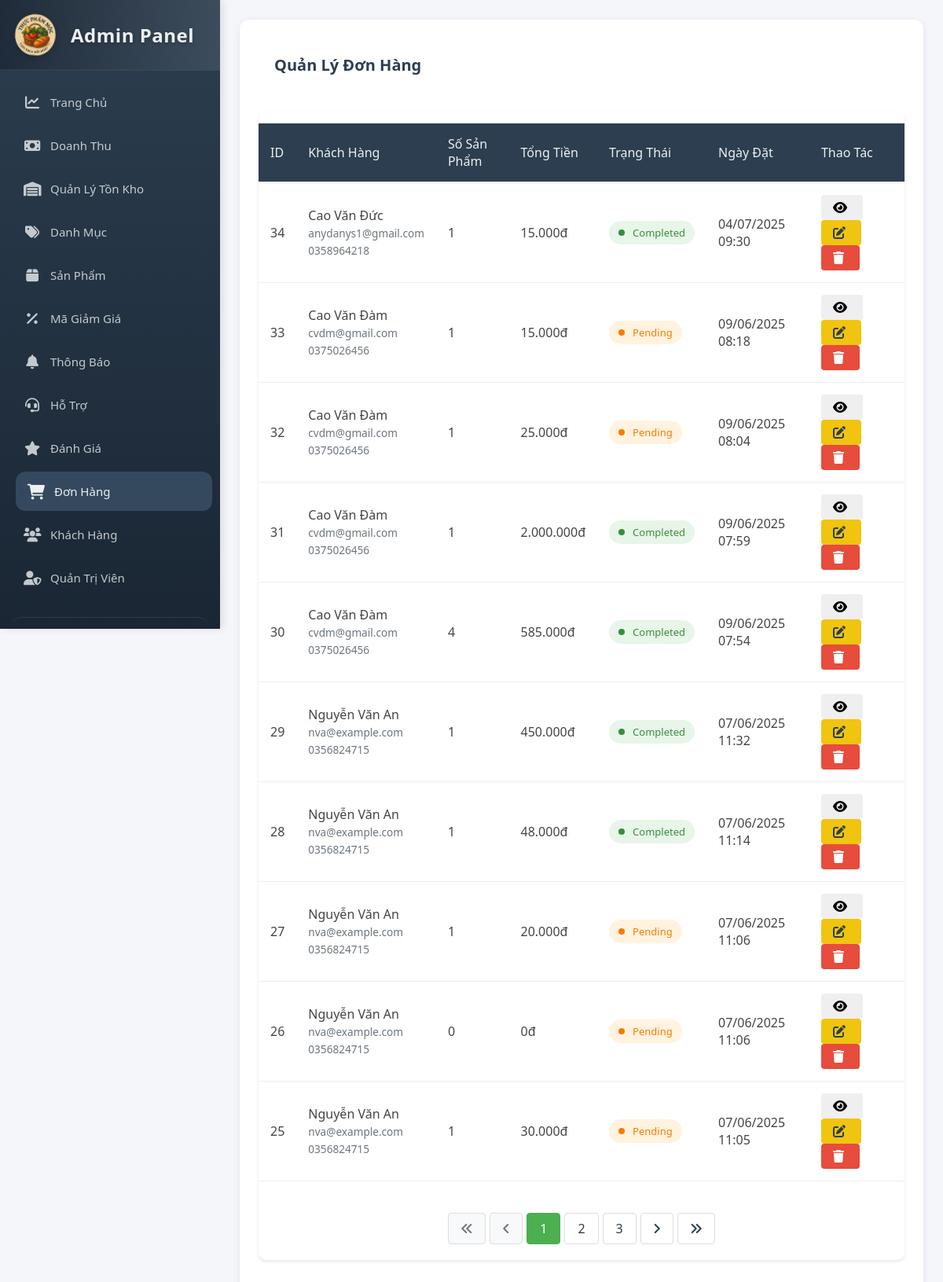
The app's page /QL_ThucPham/admin/orders.php (signed in) with its own data.
### tables this page shows
CREATE TABLE `orders` (
  `order_id` int(11) NOT NULL,
  `customer_id` int(11) NOT NULL,
  `order_date` timestamp NOT NULL DEFAULT current_timestamp(),
  `shipping_address` text DEFAULT NULL,
  `total_amount` decimal(10,2) NOT NULL,
  `status` varchar(50) DEFAULT 'Pending',
  `payment_method` varchar(50) DEFAULT 'cod',
  `shipping_fee` decimal(10,2) DEFAULT 0.00,
  `discount_amount` decimal(10,2) DEFAULT 0.00,
  `notes` text DEFAULT NULL,
  `created_at` timestamp NOT NULL DEFAULT current_timestamp(),
  `updated_at` timestamp NOT NULL DEFAULT current_timestamp() ON UPDATE current_timestamp()
);

CREATE TABLE `customers` (
  `customer_id` int(11) NOT NULL,
  `username` varchar(50) NOT NULL,
  `password` varchar(255) NOT NULL,
  `name` varchar(255) NOT NULL,
  `email` varchar(255) NOT NULL,
  `phone_number` varchar(20) DEFAULT NULL,
  `address` text DEFAULT NULL,
  `created_at` timestamp NOT NULL DEFAULT current_timestamp(),
  `updated_at` timestamp NOT NULL DEFAULT current_timestamp() ON UPDATE current_timestamp()
);

### QL_ThucPham/admin/orders.php (the view, shortened to what this page needs)
<?php
$items_per_page = 10;
$current_page = isset($_GET['page']) ? (int)$_GET['page'] : 1;
$offset = ($current_page - 1) * $items_per_page;
$conn = getDBConnection();
$total_query = "SELECT COUNT(*) as total FROM orders";
$total_result = $conn->query($total_query);
$total_orders = $total_result->fetch_assoc()['total'];
$total_pages = ceil($total_orders / $items_per_page);
$query = "SELECT o.*, c.name as customer_name, c.email, c.phone_number,
          (SELECT COUNT(*) FROM orderdetails od WHERE od.order_id = o.order_id) as item_count
    FROM orders o
    JOIN customers c ON o.customer_id = c.customer_id
          ORDER BY o.created_at DESC
          LIMIT $offset, $items_per_page";
$orders = $conn->query($query);
?>
<!DOCTYPE html>
<html lang="vi">
<head>
    <link rel="stylesheet" href="assets/css/admin-style.css">
    <link rel="stylesheet" href="https://cdnjs.cloudflare.com/ajax/libs/font-awesome/6.0.0/css/all.min.css">
</head>
<body>
    <div class="admin-container">
        <?php include 'sidebar.php'; ?>
        <main class="main-content">
            <div class="card">
                <div class="card-header">
                    <h2 class="card-title">Quản Lý Đơn Hàng</h2>
                </div>
                <div class="table-container">
                    <table>
                        <thead>
                            <tr>
                                <th>ID</th>
                                <th>Khách Hàng</th>
                                <th>Số Sản Phẩm</th>
                                <th>Tổng Tiền</th>
                                <th>Trạng Thái</th>
                                <th>Ngày Đặt</th>
                                <th>Thao Tác</th>
                            </tr>
                        </thead>
                        <tbody>
                            <?php while ($order = $orders->fetch_assoc()): ?>
                                <tr>
                                    <td><?php echo $order['order_id']; ?></td>
                                    <td>
                                        <div><?php echo $order['customer_name']; ?></div>
                                        <small class="text-muted">
                                            <?php echo $order['email']; ?><br>
                                            <?php echo $order['phone_number']; ?>
                                        </small>
                                    </td>
                                    <td><?php echo $order['item_count']; ?></td>
                                    <td><?php echo number_format($order['total_amount'], 0, ',', '.') . 'đ'; ?></td>
                                    <td>
                                        <span class="status-badge status-<?php echo strtolower($order['status']); ?>">
                                            <?php echo $order['status']; ?>
                                        </span>
                                    </td>
                                    <td><?php echo date('d/m/Y H:i', strtotime($order['created_at'])); ?></td>
                                    <td>
                                        <button class="btn btn-info" onclick="viewOrderDetails(<?php echo $order['order_id']; ?>)">
                                            <i class="fas fa-eye"></i>
                                        </button>
                                        <button class="btn btn-warning" onclick="showEditForm(<?php echo htmlspecialchars(json_encode($order)); ?>)">
                                            <i class="fas fa-edit"></i>
                                        </button>
                                        <button class="btn btn-danger" onclick="confirmDelete(<?php echo $order['order_id']; ?>)">
                                            <i class="fas fa-trash"></i>
                                        </button>
                                    </td>
                                </tr>
                            <?php endwhile; ?>
                        </tbody>
                    </table>
                    <?php if ($total_pages > 1): ?>
                    <div class="pagination">
                        <?php if ($current_page > 1): ?>
                            <a href="?page=1" title="Trang đầu"><i class="fas fa-angle-double-left"></i></a>
                            <a href="?page=<?php echo $current_page - 1; ?>" title="Trang trước"><i class="fas fa-angle-left"></i></a>
                        <?php else: ?>
                            <span class="disabled"><i class="fas fa-angle-double-left"></i></span>
                            <span class="disabled"><i class="fas fa-angle-left"></i></span>
                        <?php endif; ?>
                        <?php
                        $start_page = max(1, $current_page - 2);
                        $end_page = min($total_pages, $current_page + 2);
                        for ($i = $start_page; $i <= $end_page; $i++):
                        ?>
                            <?php if ($i == $current_page): ?>
                                <span class="active"><?php echo $i; ?></span>
                            <?php else: ?>
                                <a href="?page=<?php echo $i; ?>"><?php echo $i; ?></a>
                            <?php endif; ?>
                        <?php endfor; ?>
                        <?php if ($current_page < $total_pages): ?>
                            <a href="?page=<?php echo $current_page + 1; ?>" title="Trang sau"><i class="fas fa-angle-right"></i></a>
                            <a href="?page=<?php echo $total_pages; ?>" title="Trang cuối"><i class="fas fa-angle-double-right"></i></a>
                        <?php else: ?>
                            <span class="disabled"><i class="fas fa-angle-right"></i></span>
                            <span class="disabled"><i class="fas fa-angle-double-right"></i></span>
                        <?php endif; ?>
                    </div>
                    <?php endif; ?>
                </div>
            </div>
        </main>
    </div>
</body>
</html>

### QL_ThucPham/admin/assets/css/admin-style.css (style rules this page uses)
:root { --primary-color: #2c3e50; --secondary-color: #34495e; --accent-color: #3498db; --success-color: #2ecc71; --danger-color: #e74c3c; --warning-color: #f1c40f; --text-color: #2c3e50; --light-bg: #f5f6fa; --white: #ffffff; --shadow: 0 2px 4px rgba(0,0,0,0.1); }
* { margin: 0; padding: 0; box-sizing: border-box; font-family: 'Segoe UI', Tahoma, Geneva, Verdana, sans-serif; }
body { background-color: var(--light-bg); color: var(--text-color); }
.admin-container { display: flex; min-height: 100vh; }
.main-content { flex: 1; padding: 2rem; margin-left: 250px; }
.card { background: var(--white); border-radius: 10px; padding: 1.5rem; margin-bottom: 1.5rem; box-shadow: var(--shadow); }
.card-header { display: flex; justify-content: space-between; align-items: center; margin-bottom: 1.5rem; }
.card-title { font-size: 1.25rem; color: var(--primary-color); }
.table-container { overflow-x: auto; }
table { width: 100%; border-collapse: collapse; margin: 1rem 0; }
th, td { padding: 1rem; text-align: left; border-bottom: 1px solid #ddd; }
th { background-color: var(--primary-color); color: var(--white); }
.btn { padding: 0.75rem 1.5rem; border: none; border-radius: 5px; cursor: pointer; font-size: 1rem; transition: all 0.3s ease; }
.btn-danger { background-color: var(--danger-color); color: var(--white); }
.btn-warning { background-color: var(--warning-color); color: var(--text-color); }
.status-badge { padding: 6px 12px; border-radius: 20px; font-size: 13px; font-weight: 500; display: inline-flex; align-items: center; gap: 5px; }
.status-badge::before { content: ''; display: inline-block; width: 8px; height: 8px; border-radius: 50%; margin-right: 5px; }

### QL_ThucPham/admin/assets/css/admin-sidebar.css (style rules this page uses)
:root { --primary-color: #2c3e50; --primary-light: #3c526d; --primary-dark: #1a2634; --secondary-color: #34495e; --accent-color: #3498db; --hover-color: #2980b9; --text-light: #ecf0f1; --text-dark: #2c3e50; --border-color: rgba(236, 240, 241, 0.1); --bg-light: #f5f6fa; --bg-dark: #2c3e50; --danger-color: #e74c3c; --success-color: #2ecc71; --menu-item-height: 50px; --transition-speed: 0.3s; --sidebar-width: 280px; }
* { margin: 0; padding: 0; box-sizing: border-box; }
body { font-family: 'Segoe UI', Tahoma, Geneva, Verdana, sans-serif; background-color: var(--bg-light); min-height: 100vh; display: flex; }
.main-content { margin-left: var(--sidebar-width); padding: 25px; min-height: 100vh; width: calc(100% - var(--sidebar-width)); background-color: var(--bg-light); transition: margin-left var(--transition-speed); }
.card { background: white; border-radius: 12px; box-shadow: 0 2px 10px rgba(0, 0, 0, 0.08); margin-bottom: 25px; overflow: hidden; }
.card-header { padding: 20px; border-bottom: 1px solid var(--border-color); background: white; }
table { width: 100%; border-collapse: collapse; margin-bottom: 0; }
th, td { padding: 15px; text-align: left; border-bottom: 1px solid var(--border-color); }
th { background: var(--primary-color); color: var(--text-light); font-weight: 500; }

### records on screen
orders: order_id "34", customer.name "Cao Văn Đức", customer.email "anydanys1@gmail.com", customer.phone_number "0358964218", item_count "1", total_amount "15.000", status "Completed", created_at "04/07/2025 09:30"
orders: order_id "33", customer.name "Cao Văn Đàm", customer.email "cvdm@gmail.com", customer.phone_number "0375026456", item_count "1", total_amount "15.000", status "Pending", created_at "09/06/2025 08:18"
orders: order_id "32", customer.name "Cao Văn Đàm", customer.email "cvdm@gmail.com", customer.phone_number "0375026456", item_count "1", total_amount "25.000", status "Pending", created_at "09/06/2025 08:04"
orders: order_id "31", customer.name "Cao Văn Đàm", customer.email "cvdm@gmail.com", customer.phone_number "0375026456", item_count "1", total_amount "2.000.000", status "Completed", created_at "09/06/2025 07:59"
orders: order_id "30", customer.name "Cao Văn Đàm", customer.email "cvdm@gmail.com", customer.phone_number "0375026456", item_count "4", total_amount "585.000", status "Completed", created_at "09/06/2025 07:54"
orders: order_id "29", customer.name "Nguyễn Văn An", customer.email "nva@example.com", customer.phone_number "0356824715", item_count "1", total_amount "450.000", status "Completed", created_at "07/06/2025 11:32"
orders: order_id "28", customer.name "Nguyễn Văn An", customer.email "nva@example.com", customer.phone_number "0356824715", item_count "1", total_amount "48.000", status "Completed", created_at "07/06/2025 11:14"
orders: order_id "27", customer.name "Nguyễn Văn An", customer.email "nva@example.com", customer.phone_number "0356824715", item_count "1", total_amount "20.000", status "Pending", created_at "07/06/2025 11:06"
orders: order_id "26", customer.name "Nguyễn Văn An", customer.email "nva@example.com", customer.phone_number "0356824715", item_count "0", total_amount "0", status "Pending", created_at "07/06/2025 11:06"
orders: order_id "25", customer.name "Nguyễn Văn An", customer.email "nva@example.com", customer.phone_number "0356824715", item_count "1", total_amount "30.000", status "Pending", created_at "07/06/2025 11:05"
